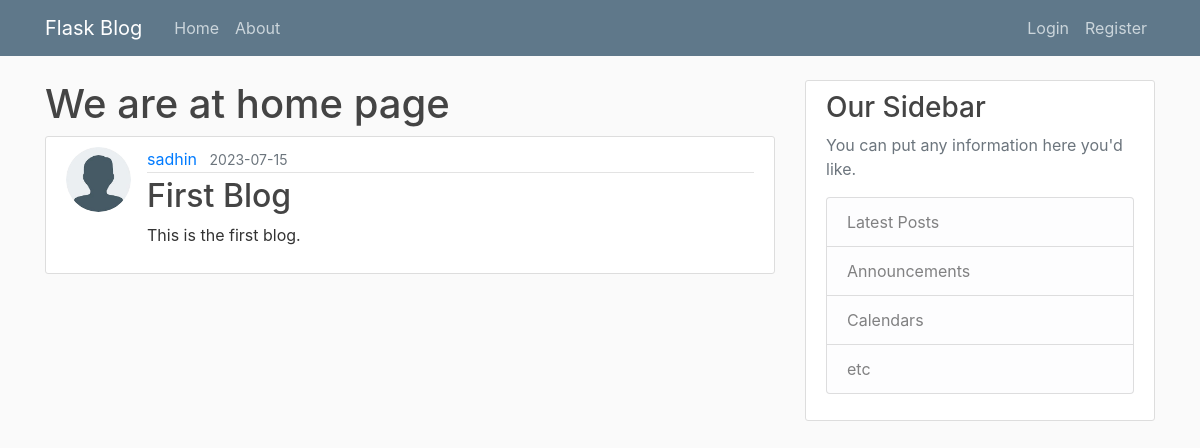
/post/1, run on the app's committed database.
### flaskblog/models.py (models this page shows, shortened)
class User(db.Model, UserMixin):
    id = db.Column(db.Integer, primary_key=True)
    username = db.Column(db.String(20), unique=True, nullable=False)
    email = db.Column(db.String(120), unique=True, nullable=False)
    image_file = db.Column(db.String(20), nullable=False, default='default.jpg')
    password = db.Column(db.String(60), nullable=False)
    posts = db.relationship('Post', backref='author', lazy=True)

class Post(db.Model):
    id = db.Column(db.Integer, primary_key=True)
    title = db.Column(db.String(120), nullable=False)
    date_posted = db.Column(db.DateTime, nullable=False, default=datetime.utcnow)
    content = db.Column(db.Text, nullable=False)
    user_id = db.Column(db.Integer, db.ForeignKey("user.id"), nullable=False)

### flaskblog/routes.py (the view)
@app.route("/post/<int:post_id>")
def each_post(post_id):
    post = Post.query.get_or_404(post_id)
    return render_template("post.html", title=post.title, post=post)

### flaskblog/templates/post.html
{% extends "layout.html" %}
{% block content %}
    <h1>We are at home page</h1>
        <article class="media content-section">
            <img class="rounded-circle article-img"
                 src="{{ url_for("static",filename="profile_pics/" + post.author.image_file) }}">
            <div class="media-body">
                <div class="article-metadata">
                    <a class="mr-2" href="#">{{ post.author.username }}</a>
                    <small class="text-muted">{{ post.date_posted.strftime('%Y-%m-%d') }}</small>
                </div>
                <h2>{{ post.title }}</h2>
                <p class="article-content">{{ post.content }}</p>
            </div>
        </article>
{% endblock content %}

### flaskblog/static/main.css (style rules this page uses)
body { background: #fafafa; color: #333333; margin-top: 5rem; }
h1, h2, h3, h4, h5, h6 { color: #444444; }
.content-section { background: #ffffff; padding: 10px 20px; border: 1px solid #dddddd; border-radius: 3px; margin-bottom: 20px; }
.article-content { white-space: pre-line; }
.article-img { height: 65px; width: 65px; margin-right: 16px; }
.article-metadata { padding-bottom: 1px; margin-bottom: 4px; border-bottom: 1px solid #e3e3e3 }

### data on the page
User: image_file (placeholder picture), author.username "sadhin"
Post: date_posted "2023-07-15", title "First Blog", content "This is the first blog."
